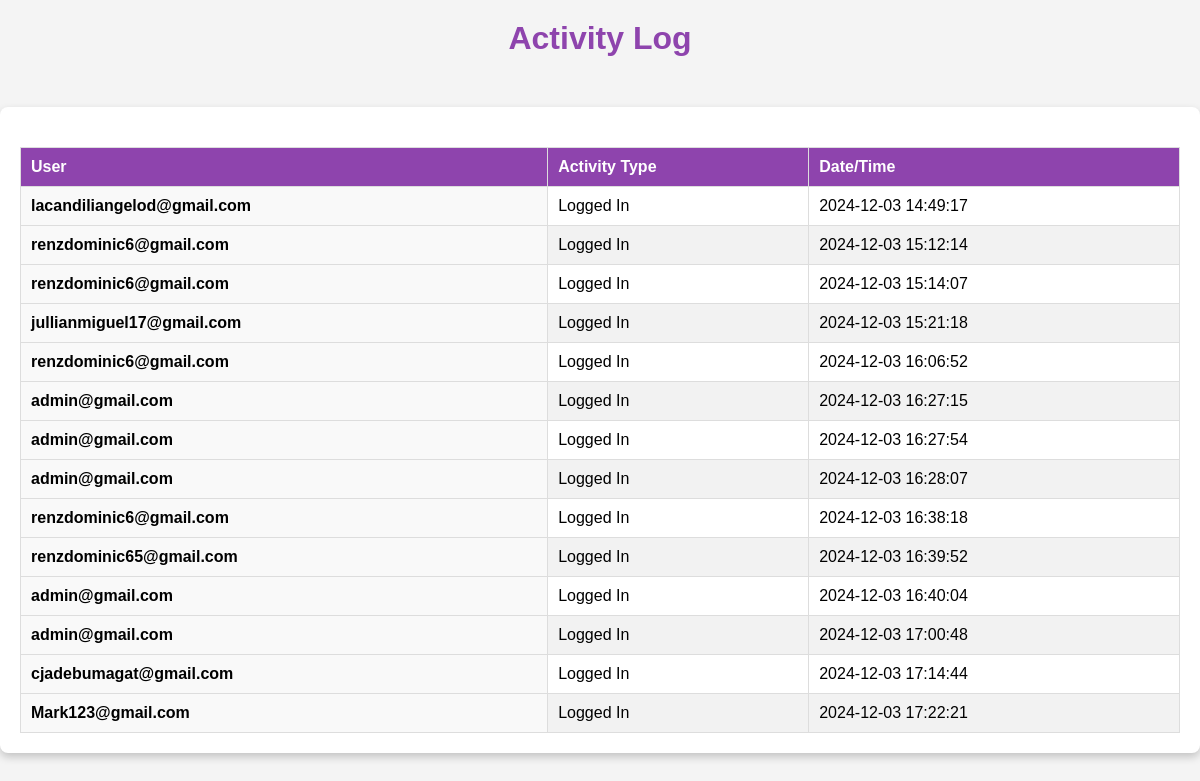
The page /activity_log.php on the database its author committed.
### tables this page shows
CREATE TABLE `activity_log` (
  `id` int NOT NULL AUTO_INCREMENT,
  `user_name` varchar(100) NOT NULL,
  `activity_type` varchar(50) NOT NULL,
  `date_time` timestamp NOT NULL DEFAULT CURRENT_TIMESTAMP,
  PRIMARY KEY (`id`)
);

### activity_log.php (the view, shortened to what this page needs)
<!DOCTYPE html>
<html lang="en">
<head>
</head>
<body>
    <h1>Activity Log</h1>
    <div class="panel">
        <table>
            <thead>
                <tr>
                    <th>User</th>
                    <th>Activity Type</th>
                    <th>Date/Time</th>
                </tr>
            </thead>
        <tbody>
            <?php
                function getDatabaseConnection() {
                    $servername = "localhost";
                    $username = "root";
                    $password = "";
                    $dbname = "webdev2";
                    $conn = new mysqli($servername, $username, $password, $dbname);
                    return $conn;
                }
                $conn = getDatabaseConnection();
                $sql = "SELECT user_name, activity_type, date_time FROM activity_log";
                $result = $conn->query($sql);
                if ($result->num_rows > 0) {
                    while($row = $result->fetch_assoc()) {
                        echo "<tr>";
                        echo "<td>" . $row["user_name"] . "</td>";
                        echo "<td>" . $row["activity_type"] . "</td>";
                        echo "<td>" . $row["date_time"] . "</td>";
                        echo "</tr>";
                    }
                } else {
                    echo "<tr><td colspan='3'>No activity logs found.</td></tr>";
                }
            ?>
        </tbody>
    </table>
</body>
</html>

### activity_log.php (style rules this page uses)
body { font-family: Arial, sans-serif; margin: 0; padding: 0; background-color: #f4f4f4; }
h1 { text-align: center; margin-top: 20px; color: #8e44ad; }
.panel { max-width: 1500px; margin: 50px auto; background-color: white; border-radius: 8px; box-shadow: 0 4px 8px rgba(0, 0, 0, 0.2); padding: 20px; text-align: center; }
table { border-collapse: collapse; width: 100%; margin-top: 20px; }
th, td { border: 1px solid #ddd; padding: 10px; text-align: left; }
th { background-color: #8e44ad; color: white; font-weight: bold; }
td:first-child { background-color: #f9f9f9; font-weight: bold; }
tr:nth-child(even) { background-color: #f2f2f2; }

### rows shown on the page
activity_log: user_name "lacandiliangelod@gmail.com", activity_type "Logged In", date_time "2024-12-03 14:49:17"
activity_log: user_name "renzdominic6@gmail.com", activity_type "Logged In", date_time "2024-12-03 15:12:14"
activity_log: user_name "renzdominic6@gmail.com", activity_type "Logged In", date_time "2024-12-03 15:14:07"
activity_log: user_name "jullianmiguel17@gmail.com", activity_type "Logged In", date_time "2024-12-03 15:21:18"
activity_log: user_name "renzdominic6@gmail.com", activity_type "Logged In", date_time "2024-12-03 16:06:52"
activity_log: user_name "admin@gmail.com", activity_type "Logged In", date_time "2024-12-03 16:27:15"
activity_log: user_name "admin@gmail.com", activity_type "Logged In", date_time "2024-12-03 16:27:54"
activity_log: user_name "admin@gmail.com", activity_type "Logged In", date_time "2024-12-03 16:28:07"
activity_log: user_name "renzdominic6@gmail.com", activity_type "Logged In", date_time "2024-12-03 16:38:18"
activity_log: user_name "renzdominic65@gmail.com", activity_type "Logged In", date_time "2024-12-03 16:39:52"
activity_log: user_name "admin@gmail.com", activity_type "Logged In", date_time "2024-12-03 16:40:04"
activity_log: user_name "admin@gmail.com", activity_type "Logged In", date_time "2024-12-03 17:00:48"
activity_log: user_name "cjadebumagat@gmail.com", activity_type "Logged In", date_time "2024-12-03 17:14:44"
activity_log: user_name "Mark123@gmail.com", activity_type "Logged In", date_time "2024-12-03 17:22:21"
